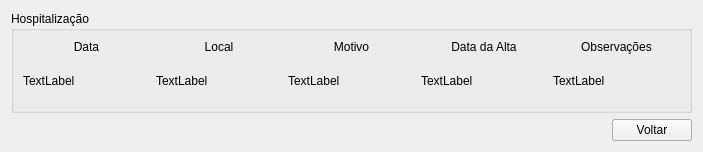
<?xml version="1.0" encoding="UTF-8"?>
<ui version="4.0">
 <class>hospitalizacao_leitura</class>
 <widget class="QWidget" name="hospitalizacao_leitura">
  <property name="geometry">
   <rect>
    <x>0</x>
    <y>0</y>
    <width>703</width>
    <height>152</height>
   </rect>
  </property>
  <property name="windowTitle">
   <string>Hospitalização</string>
  </property>
  <layout class="QVBoxLayout" name="verticalLayout">
   <item>
    <widget class="QGroupBox" name="groupBox">
     <property name="title">
      <string>Hospitalização</string>
     </property>
     <layout class="QGridLayout" name="gridLayout">
      <item row="0" column="0">
       <widget class="QLabel" name="label_DAta">
        <property name="sizePolicy">
         <sizepolicy hsizetype="Minimum" vsizetype="Maximum">
          <horstretch>0</horstretch>
          <verstretch>0</verstretch>
         </sizepolicy>
        </property>
        <property name="text">
         <string>Data</string>
        </property>
        <property name="alignment">
         <set>Qt::AlignCenter</set>
        </property>
       </widget>
      </item>
      <item row="0" column="1">
       <widget class="QLabel" name="label_Local">
        <property name="sizePolicy">
         <sizepolicy hsizetype="Minimum" vsizetype="Maximum">
          <horstretch>0</horstretch>
          <verstretch>0</verstretch>
         </sizepolicy>
        </property>
        <property name="text">
         <string>Local</string>
        </property>
        <property name="alignment">
         <set>Qt::AlignCenter</set>
        </property>
       </widget>
      </item>
      <item row="0" column="4">
       <widget class="QLabel" name="label_Observaes">
        <property name="sizePolicy">
         <sizepolicy hsizetype="Minimum" vsizetype="Maximum">
          <horstretch>0</horstretch>
          <verstretch>0</verstretch>
         </sizepolicy>
        </property>
        <property name="text">
         <string>Observações</string>
        </property>
        <property name="alignment">
         <set>Qt::AlignCenter</set>
        </property>
       </widget>
      </item>
      <item row="0" column="3">
       <widget class="QLabel" name="label_DataDaAlta">
        <property name="sizePolicy">
         <sizepolicy hsizetype="Minimum" vsizetype="Maximum">
          <horstretch>0</horstretch>
          <verstretch>0</verstretch>
         </sizepolicy>
        </property>
        <property name="text">
         <string>Data da Alta</string>
        </property>
        <property name="alignment">
         <set>Qt::AlignCenter</set>
        </property>
       </widget>
      </item>
      <item row="0" column="2">
       <widget class="QLabel" name="label_Motivo">
        <property name="sizePolicy">
         <sizepolicy hsizetype="Minimum" vsizetype="Maximum">
          <horstretch>0</horstretch>
          <verstretch>0</verstretch>
         </sizepolicy>
        </property>
        <property name="text">
         <string>Motivo</string>
        </property>
        <property name="alignment">
         <set>Qt::AlignCenter</set>
        </property>
       </widget>
      </item>
      <item row="1" column="1">
       <widget class="QLabel" name="local">
        <property name="text">
         <string>TextLabel</string>
        </property>
       </widget>
      </item>
      <item row="1" column="2">
       <widget class="QLabel" name="motivo">
        <property name="text">
         <string>TextLabel</string>
        </property>
       </widget>
      </item>
      <item row="1" column="4">
       <widget class="QLabel" name="observacoes">
        <property name="text">
         <string>TextLabel</string>
        </property>
       </widget>
      </item>
      <item row="1" column="0">
       <widget class="QLabel" name="data">
        <property name="text">
         <string>TextLabel</string>
        </property>
       </widget>
      </item>
      <item row="1" column="3">
       <widget class="QLabel" name="data_alta">
        <property name="text">
         <string>TextLabel</string>
        </property>
       </widget>
      </item>
     </layout>
    </widget>
   </item>
   <item>
    <layout class="QHBoxLayout" name="horizontalLayout">
     <item>
      <spacer name="horizontalSpacer">
       <property name="orientation">
        <enum>Qt::Horizontal</enum>
       </property>
       <property name="sizeHint" stdset="0">
        <size>
         <width>40</width>
         <height>20</height>
        </size>
       </property>
      </spacer>
     </item>
     <item>
      <widget class="QPushButton" name="pushButton_voltar">
       <property name="text">
        <string>Voltar</string>
       </property>
      </widget>
     </item>
    </layout>
   </item>
  </layout>
 </widget>
 <resources/>
 <connections/>
</ui>
